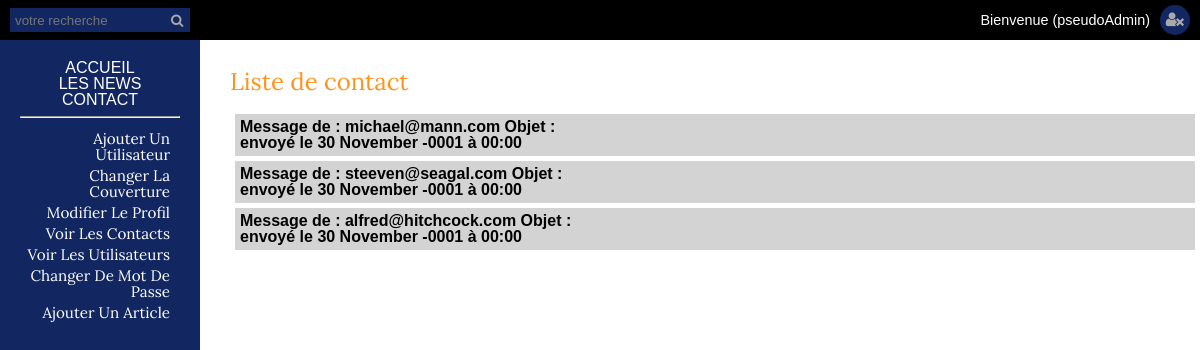
Before: /admin/contactslist.php (signed in) with the older database file.
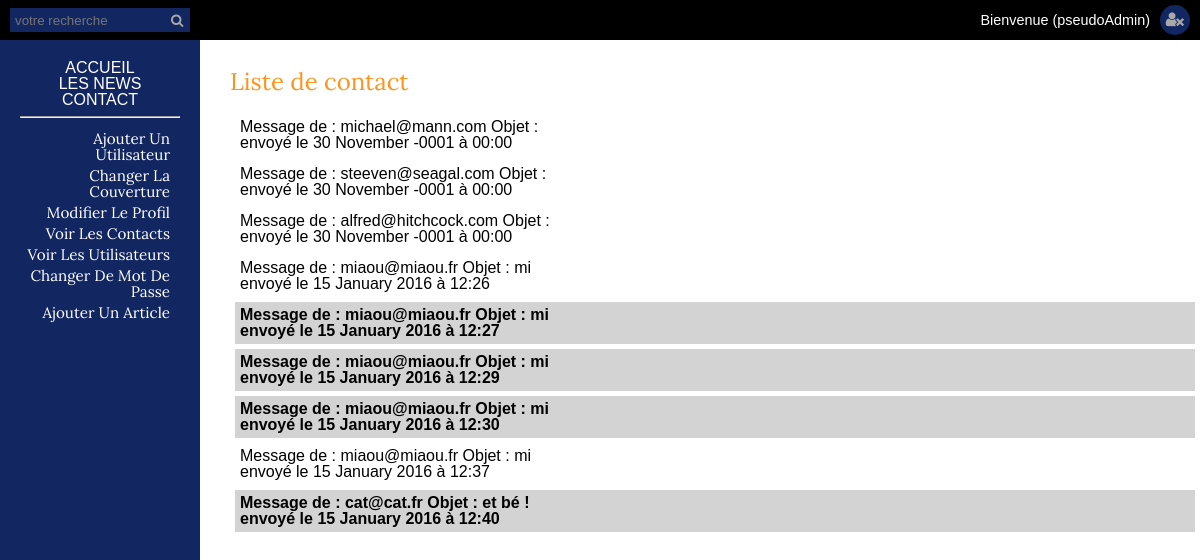
After: the same page with the newer database file.
### tables this page shows
CREATE TABLE `contact` (
  `id` int(11) NOT NULL,
  `email` varchar(255) NOT NULL,
  `subject` varchar(255) NOT NULL,
  `message` text NOT NULL,
  `new` enum('no','yes') NOT NULL,
  `date` datetime NOT NULL
);

### admin/contactslist.php (the view, shortened to what this page needs)
<?php require_once  'inc/dbconnect.php';
include_once 'inc/header.php';
		$req = $bdd->prepare('SELECT * FROM contact');
		$req->execute();
		$contacts = $req->fetchAll(PDO::FETCH_ASSOC);
?>
	<h3>Liste de contact</h3>
	<ul>
	<?php foreach ($contacts as $value): ?>
		<li<?php if($value['new'] == 'yes'){echo ' class="newContact"';}?>><a href="readcontact.php?id=<?php echo $value['id']; ?>">Message de : <?php echo $value['email'].' Objet : '.$value['subject'].'<br> envoyé le '.date('j F Y \à H:i', strtotime($value['date'])); ?></a></li>
	<?php endforeach; ?>
	</ul>
<?php include_once 'inc/footer.php'; ?>

### admin/inc/header.php (shortened to what this page needs)
<?php
$pseudo = '';
if(isset($_SESSION['pseudo'])){
    $pseudo = '('.$_SESSION['pseudo'].')';
}
?>
<!DOCTYPE html>
<html lang="fr">
<head>
    <link rel="stylesheet" type="text/css" href="css/font-awesome.min.css">
    <link rel="stylesheet" type="text/css" href="css/style.css" />
</head>
<body>
<header>
    <div id="search">
        <form method="get" action="searchresults.php">
            <input type="text" name="search" id="search" placeholder="votre recherche">
            <button type="submit"><i class="fa fa-search"></i></button>
        </form>
        <p>Bienvenue <?php echo $pseudo; ?></p>
        <a href="logout.php"><i class="fa fa-user-times"></i></a>
    </div>
    <div id="sommaire">
        <?php if(isset($_SESSION['role'])): ?>
            <nav>
                <ul id="sommAcc">
                    <li><a href="../index.php">accueil</a></li>
                    <li><a href="../articles.php">les news</a></li>
                    <li><a href="../contact.php">contact</a></li>
                </ul>
                <hr>
                <ul id="sommAdmin">
                    <?php if($_SESSION['role'] == 'admin'): ?>
                    <li><a href="adduser.php">Ajouter un utilisateur</a></li>
                    <li><a href="chgcover.php">Changer la couverture</a></li>
                    <li><a href="chgprofil.php">Modifier le profil</a></li>
                    <li><a href="contactslist.php">Voir les contacts</a></li>
                    <li><a href="userslist.php">Voir les utilisateurs</a></li>
                    <?php endif; ?>
                    <li><a href="chgpwd.php">Changer de mot de passe</a></li>
                    <li><a href="addnews.php">Ajouter un article</a></li>
                </ul>
            </nav>
        <?php endif; ?>
    </div>
</header>
<main>

### admin/inc/footer.php
	</main>
</body>
</html>

### admin/css/style.css (style rules this page uses)
html { box-sizing: border-box }
*, *::before, *::after { box-sizing: inherit }
body { font-family: "Open-Sans", sans-serif; }
h3 { font-family: "Lora"; font-size: 1.5em; text-align: left; color : #FF931C; padding-bottom: 15px; }
p { font-size: 0.9em; }
#sommAdmin a { text-transform: capitalize; color: #FFFFFF; text-decoration: none; font-weight: 400; font-family: "Lora"; font-size: 0.95em; }
#sommAdmin li { text-align: right; padding-right: 10px; padding-top: 5px; }
body { height: 100vh; width: 100%; }
#sommaire { width: 15%; min-width: 200px; height: 100%; background-color: #122761; padding: 20px; text-align: center; position: fixed; top: 40px; left: 0; }
#search { position: fixed; top: 0; left: 0; width: 100%; height: 40px; background-color: black; color: #FFFFFF; }
#search form { padding: 0; }
#search input { margin: 8px 0 8px 10px; width: calc(15% - 20px); min-width: 180px; height: 24px; border: none; padding: 5px 20px 5px 5px; line-height: 20px; background-color: #122761; float: left; position: relative; }
#search button { float: left; position: relative; background-color: transparent; right: 25px; color: darkgrey; border : none; height: 20px; margin-top: 10px; }
#search a { background-color: #122761; color: darkgrey; border-radius: 50%; display: block; width: 30px; height: 30px; line-height: 30px; position: absolute; top: 0; right: 0; text-align: center; margin: 5px 10px; }
#search a i { line-height: 30px; }
#search p { width: auto; text-align: right; padding-right: 50px; height: 40px; line-height: 40px; }
#sommAcc a { text-decoration: none; color: #FFFFFF; text-transform: uppercase; }
main { float: right; width: 85%; padding-top: 70px; padding-left: 30px; }
input { margin-bottom: 20px; }
button { display: block; }
main ul li { padding: 5px; margin: 5px; }
.newContact { background-color: lightgrey; font-weight: 700; }
a { text-decoration: none; color: black; }
@media (max-width: 1666px) { main { width: calc(100% - 200px); } }

Changed rows visible on the page:
changed contact "michael@mann.com": new "yes" → "no" (drawn)
changed contact "steeven@seagal.com": new "yes" → "no" (drawn)
changed contact "alfred@hitchcock.com": new "yes" → "no" (drawn)
added contact: email "miaou@miaou.fr", subject "mi", date "15 January 2016 à 12:26", new "no" (drawn)
added contact: email "miaou@miaou.fr", subject "mi", date "15 January 2016 à 12:27"
added contact: email "miaou@miaou.fr", subject "mi", date "15 January 2016 à 12:29"
added contact: email "miaou@miaou.fr", subject "mi", date "15 January 2016 à 12:30"
added contact: email "miaou@miaou.fr", subject "mi", date "15 January 2016 à 12:37", new "no" (drawn)
added contact: email "cat@cat.fr", subject "et bé !", date "15 January 2016 à 12:40"
